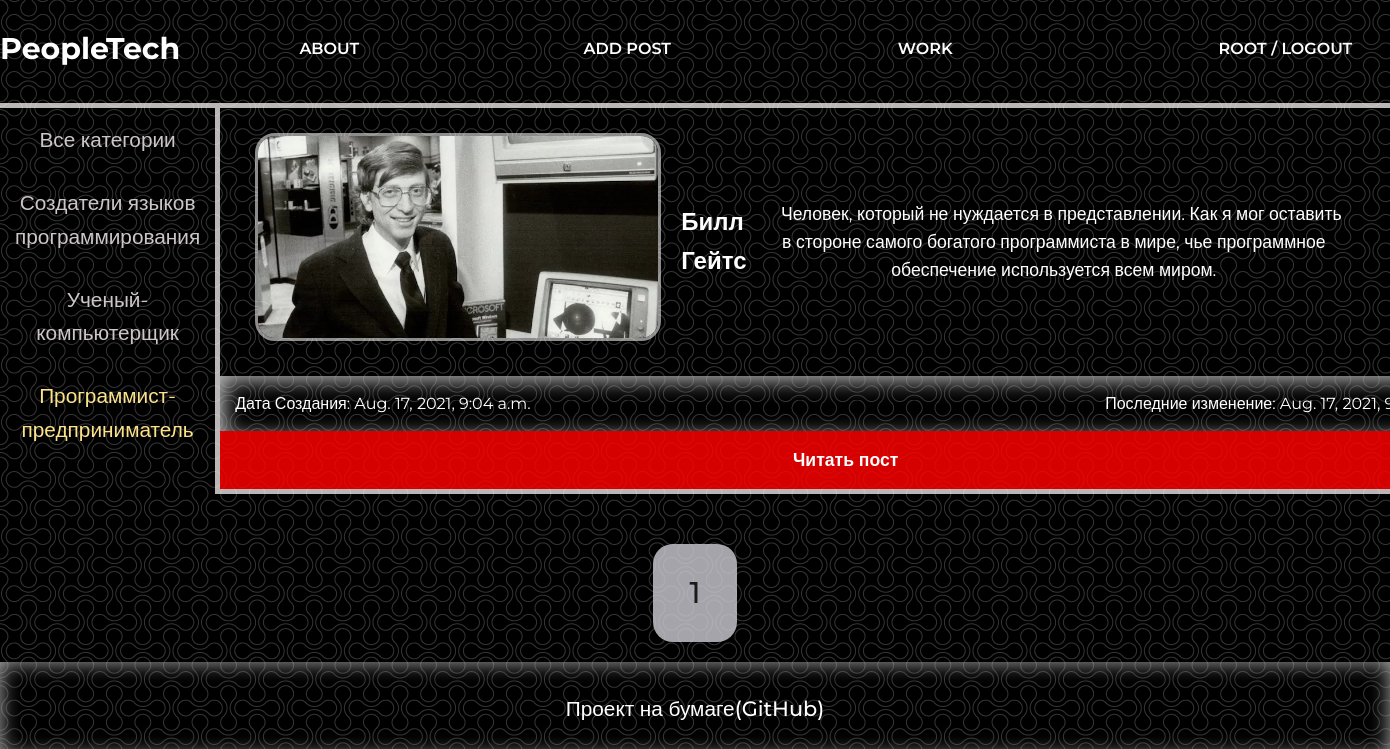
The app's page /category/programmist-predprinimatel (signed in) with its own data.
### people_it/models.py (models this page shows, shortened)
class Category(models.Model):
    name = models.CharField(max_length=255, db_index=True)
    slug = models.SlugField(max_length=255, unique=True, db_index=True)
    def get_absolute_url(self):
        return reverse('categories', kwargs={'cat_slug': self.slug})
    class Meta:
        verbose_name = "Категории"
        verbose_name_plural = "Категории"

class PeopleIt(models.Model):
    name = models.CharField(max_length=255, verbose_name='Имя')
    slug = models.SlugField(blank="True", max_length=255, unique=True, db_index=True, verbose_name='URL')
    who_is = models.TextField(verbose_name='Кто он')
    what_did = models.TextField(verbose_name='Что сделал')
    achievements = models.TextField(verbose_name='Достижения')
    photo = models.ImageField(upload_to = "photos/%Y/%m/%d/", verbose_name='Фотография')
    time_create = models.DateTimeField(auto_now_add=True, verbose_name='Дата создания')
    time_update = models.DateTimeField(auto_now=True, verbose_name='Последние изменение')
    is_published =  models.BooleanField(default=True, verbose_name='Опубликовать')
    cat = ForeignKey('Category', on_delete=models.PROTECT, verbose_name='Категория')
    def get_absolute_url(self):
        return reverse('show_post', kwargs={'post_slug': self.slug})
    class Meta:
        verbose_name = "Гении IT"
        verbose_name_plural = "Гении IT"

### people_it/views.py (the view)
# urls.py: path('category/<slug:cat_slug>', Categories.as_view(), name="categories"),
class Categories(LoginRequiredMixin, DataMixin, ListView):
    model = PeopleIt
    template_name = 'people_it/main.html'
    context_object_name = 'people'
    def get_queryset(self):
        return PeopleIt.objects.filter(cat__slug = self.kwargs["cat_slug"])
    def get_context_data(self, **kwargs):
        context= super().get_context_data(**kwargs)
        add_context = self.get_user_context(title = context["people"][0].cat.name, cat_selected = context["people"][0].cat)
        return dict(list(context.items()) + list(add_context.items()))

### people_it/utils.py (called while the page is built)
    def get_user_context(self, **kwargs):
        context = kwargs
        context["menu"] = menu
        if 'cat_selected' not in context:
            context['cat_selected'] = "all-categories"
        context["cats"] = Category.objects.all()
        return context

### people_it/templates/people_it/main.html
{% extends "people_it/base.html" %}
{% block content %}
    {% for person in people %}
    <div class="content_post">
        <img src="{{ person.photo.url }}" class='post_photo' alt="">
        <h2 class="post_name">{{ person.name }}</h2>
        <p class='post_content'>{{ person.who_is }}</p>
    </div>
    <div class="content_time_body">
        <div class="content_time_item">Дата Создания: {{ person.time_create }}</div>
        <div class="content_time_item">Последние изменение: {{ person.time_update }}</div>
    </div>
    <a href="{{ person.get_absolute_url }}" class="btn"><div class="btn_text">Читать пост</div></a>
    {% endfor %}
{% endblock %}

### people_it/templates/people_it/base.html (shortened to what this page needs)
{% load static %}
<!DOCTYPE html>
<html lang="en">
<head>
    <link rel="stylesheet" href="{% static 'people_it/css/FirstCss.css' %}">
</head>
<body>
<div class="wrapper">
    <div class="content">
        <header class="header">
            <div class="container">
                <div class="header_inner">
                    <a href ='{% url "home" %}' class="header_logo">PeopleTech</a>
                    <nav class="header_nav">
                        {% block menu %}
                        {% for menu in menu %}
                        <div class="header_items"><a href="{% url menu.url_name %}" class="header_links">{{ menu.name }}</a></div>
                        {% endfor %}
                        {% if user.is_authenticated %}
                            <div class="header_last_item">{{user.username }} / <a href="{% url 'logout' %}" class="header_links">LogOut</a></div>
                        {% else %}
                            <div class="header_last_item"><a href="{% url 'login' %}" class="header_links">Sign In</a> / <a href="{% url 'register' %}" class="header_links">Sign Up</a></div>
                        {% endif %}
                        {% endblock %}
                    </nav>
                </div>
            </div>
        </header>
        <div class="container">
            <div class="content_inner">
                <nav class="content_cats">
                {% block categories %}
                {% if cat_selected == "all-categories" %}
                    <div class="cats_items"><div class="cats_selected">Все категории</div></div>
                {% else %}
                    <div class="cats_items"><a href="{% url 'home' %}" class="cats_links">Все категории</a></div>
                {% endif %}
                {% for cat in cats %}
                {% if cat_selected == cat %}
                    <div class="cats_items"><div class="cats_selected">{{cat.name}}</div></div>
                {% else %}
                    <div class="cats_items"><a href="{{ cat.get_absolute_url }}" class="cats_links">{{cat.name}}</a></div>
                {% endif %}
                {% endfor %}
                {% endblock %}
                </nav>
                <div class="content_posts">
                {% block content %}
                {% endblock %}
                </div>
            </div>
            <div class="pagination">
                {% for page in paginator.page_range %}
                {% if page_obj.number == page %}
                    <div class="page_link page_link_selected">{{ page }}</div>
                {% elif page_obj.number|add:2 >= page and page > page_obj.number|add:-2 %}
                    <a href="?page={{ page }}" class="page_link">{{ page }}</a>
                {% endif %}
                {% endfor %}
            </div>
        </div>
        <div>
        <div class="footer">
            <div class="footer_row">
                <div class="footer_item"><a href="https://github.com/Kirill-Makarov-genius/First-Django-Project" class="footer_link">Проект на бумаге(GitHub)</a></div>
            </div>
        </div>
    </div>
</div>
</body>
</html>

### people_it/static/people_it/css/FirstCss.css (style rules this page uses)
html { background: url(../images/fon.png) repeat; margin: 0 auto; }
body { font-family: 'Montserrat', sans-serif; font-size: 1em; line-height: 1.6; color: rgb(255, 255, 255); margin:0; padding:0; }
* { margin: 0; padding: 0; }
h1, h2, h3, h4, h5, h6 { margin: 0; }
.wrapper { display: flex; flex-direction: column; }
.container { margin: 0 auto; max-width: 1500px; width: 100%; }
.content { width: 100%; height: 100%; }
.content_inner { display: flex; }
.content_cats { display: flex; flex-direction: column; max-width: 20%; }
.cats_selected { color: #fce38a; }
.cats_items { margin: 15px; align-items: center; text-align: center; font-size: 1.3em; text-align: center; text-decoration: none; }
.cats_links { position: relative; text-decoration: none; color: rgb(204, 198, 198); transition: color .1s linear; }
.cats_links:after { content: ""; opacity: 0; width: 100%; height: 0px; position: absolute; top: 100%; left: 0; z-index: 1; transition: opacity .1s linear; background-color: #fce38a; }
.post_photo { border: 3px solid rgba(255, 255, 255, 0.548); border-radius: 20px; width: 100%; max-width: 400px; height: auto; float: right; margin: 20px; margin-top: 10px; }
.content_posts { min-width: 90%; display: flex; flex-direction: column; border-left: 5px solid rgb(241, 236, 236, 0.774); border-right: 5px solid rgb(241, 236, 236, 0.774); border-bottom: 5px solid rgb(241, 236, 236, 0.774); margin-bottom: 30px; }
.content_post { max-width: 90%; display: flex; padding: 15px; justify-content: space-between; align-items: center; }
.post_content { margin: 0 15px; font-size: 1.1em; text-align: center; }
.post_content::first-letter { margin-left: 15px; }
.content_time_body { display: flex; justify-content: space-between; padding: 15px; box-shadow: 5px 5px 20px rgb(180, 180, 180) inset; }
.btn { flex: 1 1 auto; display: inline-block; background-color: rgba(255, 0, 0, 0.835); padding: 15px; text-decoration: none; color: rgb(255, 255, 255); transition: color .1s linear; }
.btn_text { font-size: 1.1em; font-weight: 600; text-align: center; }
.header { border-bottom: 5px solid rgba(241, 236, 236, 0.774); min-width: 100%; }
.header_inner { display: flex; padding-top: 25px; margin-bottom: 30px; }
.header_logo { display: inline-block; font-size: 30px; color: #ffff; font-weight: 700; text-decoration: none; }
.header_nav { display: flex; flex: 1 1 auto; font-size: 16px; font-weight: 600; text-transform: uppercase; align-items: center; min-width: 100%; }
.header_items { width: 20%; text-align: center; margin: 0 10px; }
.header_last_item { text-align: right; width: 20%; }
.header_links { color: #ffff; position: relative; text-decoration: none; transition: color .1s linear; }
.header_links:after { content: ""; opacity: 0; width: 100%; height: 3px; position: absolute; top: 100%; left: 0; z-index: 1; transition: opacity .1s linear; background-color: #fce38a; }
.pagination { display: flex; justify-content: center; }
.page_link { color: rgb(224, 35, 35); padding: 25px 36px; font-weight: 500; font-size: 30px; text-decoration: none; transition: background-color .1s linear; border-radius: 20px; margin: 20px 0; }
.page_link_selected { background-color: rgba(201, 201, 209, 0.815); color: rgba(0, 0, 0, 0.842); }
.footer { display: flex; justify-content: center; align-items: center; box-shadow: 0px 0px 20px rgb(180, 180, 180) inset; padding: 30px; flex: 1 1 auto; }
.footer_item { font-size: 1.3em; font-weight: 500; }
.footer_link { text-decoration: none; color: rgb(255, 255, 255); }

### records on screen
Category: name "Создатели языков программирования"
Category: name "Ученый-компьютерщик"
Category: name "Программист-предприниматель"
PeopleIt: photo (picture), name "Билл Гейтс", who_is "Человек, который не нуждается в представлении. Как я мог оставить в стороне самого богатого программиста в мире, чье программное обеспечение используется всем миром.", time_create "Aug. 17, 2021, 9:04 a.m.", time_update "Aug. 17, 2021,…"

### other values on screen
{{ menu.name }} "ABOUT" "ADD POST" "WORK"
{{ user.username }} "ROOT"
{{ page }} "1"
